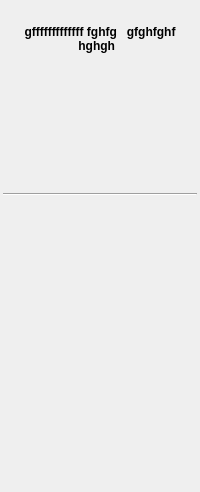
<?xml version="1.0" encoding="UTF-8"?>
<ui version="4.0">
 <class>FileInformation</class>
 <widget class="QWidget" name="FileInformation">
  <property name="geometry">
   <rect>
    <x>0</x>
    <y>0</y>
    <width>200</width>
    <height>492</height>
   </rect>
  </property>
  <property name="minimumSize">
   <size>
    <width>200</width>
    <height>0</height>
   </size>
  </property>
  <property name="maximumSize">
   <size>
    <width>200</width>
    <height>16777215</height>
   </size>
  </property>
  <property name="windowTitle">
   <string>Information</string>
  </property>
  <layout class="QVBoxLayout" name="verticalLayout">
   <property name="leftMargin">
    <number>3</number>
   </property>
   <property name="topMargin">
    <number>25</number>
   </property>
   <property name="rightMargin">
    <number>3</number>
   </property>
   <property name="bottomMargin">
    <number>3</number>
   </property>
   <item>
    <widget class="QLabel" name="labelTitle">
     <property name="sizePolicy">
      <sizepolicy hsizetype="Preferred" vsizetype="Preferred">
       <horstretch>0</horstretch>
       <verstretch>0</verstretch>
      </sizepolicy>
     </property>
     <property name="font">
      <font>
       <weight>75</weight>
       <bold>true</bold>
      </font>
     </property>
     <property name="text">
      <string notr="true">gfffffffffffff fghfg   gfghfghf  hghgh  </string>
     </property>
     <property name="alignment">
      <set>Qt::AlignCenter</set>
     </property>
     <property name="wordWrap">
      <bool>true</bool>
     </property>
    </widget>
   </item>
   <item>
    <layout class="QHBoxLayout" name="horizontalLayout">
     <item>
      <spacer name="horizontalSpacer">
       <property name="orientation">
        <enum>Qt::Horizontal</enum>
       </property>
       <property name="sizeHint" stdset="0">
        <size>
         <width>5</width>
         <height>20</height>
        </size>
       </property>
      </spacer>
     </item>
     <item>
      <widget class="QLabel" name="labelPixmap">
       <property name="minimumSize">
        <size>
         <width>128</width>
         <height>128</height>
        </size>
       </property>
       <property name="maximumSize">
        <size>
         <width>200</width>
         <height>200</height>
        </size>
       </property>
       <property name="text">
        <string notr="true"/>
       </property>
       <property name="pixmap">
        <pixmap resource="icons.qrc">:/icons/help-info.svg</pixmap>
       </property>
       <property name="alignment">
        <set>Qt::AlignCenter</set>
       </property>
      </widget>
     </item>
     <item>
      <spacer name="horizontalSpacer_2">
       <property name="orientation">
        <enum>Qt::Horizontal</enum>
       </property>
       <property name="sizeHint" stdset="0">
        <size>
         <width>5</width>
         <height>20</height>
        </size>
       </property>
      </spacer>
     </item>
    </layout>
   </item>
   <item>
    <widget class="Line" name="line">
     <property name="orientation">
      <enum>Qt::Horizontal</enum>
     </property>
    </widget>
   </item>
   <item>
    <widget class="QLabel" name="labelInfo">
     <property name="sizePolicy">
      <sizepolicy hsizetype="Preferred" vsizetype="Expanding">
       <horstretch>0</horstretch>
       <verstretch>0</verstretch>
      </sizepolicy>
     </property>
     <property name="scaledContents">
      <bool>false</bool>
     </property>
     <property name="alignment">
      <set>Qt::AlignLeading|Qt::AlignLeft|Qt::AlignTop</set>
     </property>
     <property name="wordWrap">
      <bool>true</bool>
     </property>
     <property name="margin">
      <number>3</number>
     </property>
    </widget>
   </item>
  </layout>
 </widget>
 <resources>
  <include location="icons.qrc"/>
 </resources>
 <connections/>
</ui>
